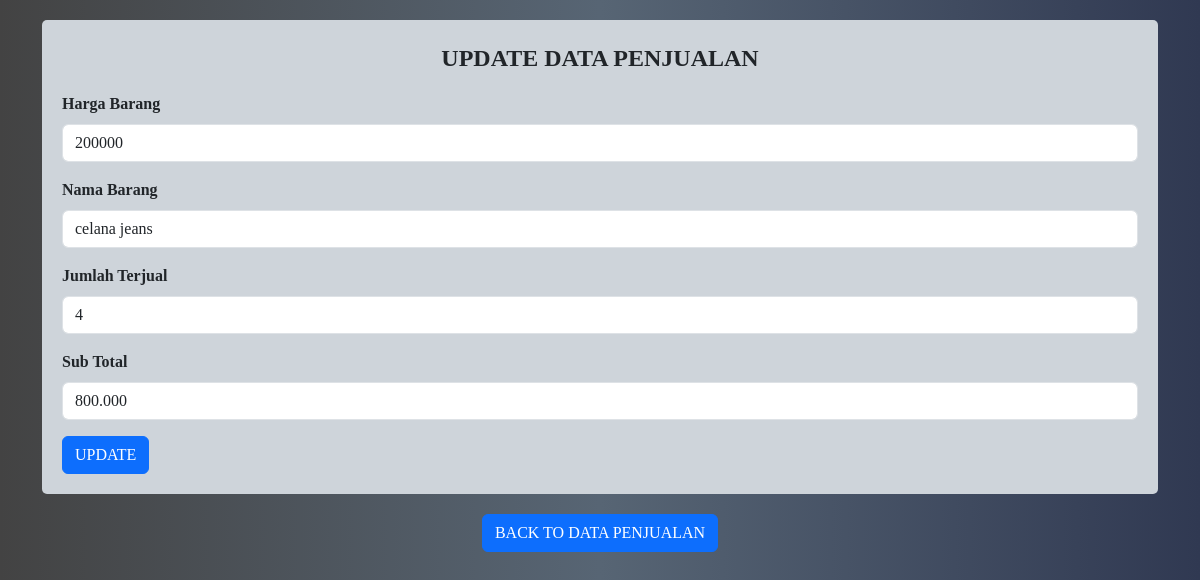
Screenshot of /Tabel/Penjualan/penjualan_update.php?id_transaksi=1 (signed in) with the database file from the repository.
### tables this page shows
CREATE TABLE `tb_penjualan` (
  `id_transaksi` int(50) NOT NULL,
  `harga_barang` varchar(100) NOT NULL,
  `nama_barang` varchar(100) NOT NULL,
  `jumlah_terjual` varchar(100) NOT NULL,
  `sub_total` varchar(50) NOT NULL
);

### Tabel/Penjualan/penjualan_update.php (the view, shortened to what this page needs)
<?php
include '../../backend/koneksi.php';
$row = null;
if (isset($_GET['id_transaksi'])) {
    $id = mysqli_real_escape_string($conn, $_GET['id_transaksi']);
    $sql = "SELECT * FROM tb_penjualan WHERE id_transaksi = $id";
    $result = mysqli_query($conn, $sql);
    if ($result && mysqli_num_rows($result) > 0) {
        $row = mysqli_fetch_assoc($result);
    } else {
        die("Data tidak ditemukan atau query gagal: " . mysqli_error($conn));
    }
}
?>
<!DOCTYPE html>
<html lang="en">
<head>
    <link href="https://cdn.jsdelivr.net/npm/bootstrap@5.3.3/dist/css/bootstrap.min.css" rel="stylesheet">
</head>
<body>
<div class="container">
    <?php if ($row): ?>
        <form action="penjualan_update.php" method="POST" class="bg-dark-subtle">
            <p class="text-center fw-bold fs-4">UPDATE DATA PENJUALAN</p>
            <div class="mb-3 mt-3">
                <label for="harga_barang" class="form-label fw-semibold">Harga Barang</label>
                <input type="text" class="form-control" id="harga_barang" name="harga_barang" step="0.01" value="<?php echo htmlspecialchars($row['harga_barang']); ?>" required>
            </div>
            <div class="mb-3">
                <label for="nama_barang" class="form-label fw-semibold">Nama Barang</label>
                <input type="text" class="form-control" id="nama_barang" name="nama_barang" value="<?php echo htmlspecialchars($row['nama_barang']); ?>" required>
            </div>
            <div class="mb-3">
                <label for="jumlah_terjual" class="form-label fw-semibold">Jumlah Terjual</label>
                <input type="number" class="form-control" id="jumlah_terjual" name="jumlah_terjual" value="<?php echo htmlspecialchars($row['jumlah_terjual']); ?>" required>
            </div>
            <div class="mb-3">
                <label for="sub_total" class="form-label fw-semibold">Sub Total</label>
                <input type="text" class="form-control" id="sub_total" name="sub_total" step="0.01" value="<?php echo htmlspecialchars($row['sub_total']); ?>" required>
            </div>
            <button type="submit" class="btn btn-primary" name="update">Update</button>
        </form>
        <div class="button">
            <a href="penjualan_lihat.php" class="btn btn-primary">Back to Data Penjualan</a>
        </div>
    <?php else: ?>
    <p>Data tidak ditemukan.</p>
    <?php endif; ?>
</div>
</body>
</html>

### Tabel/Penjualan/penjualan_update.php (style rules this page uses)
.container { font-family: "Times New Roman", Times, serif; }
.btn-primary { text-transform: uppercase; font-weight: 500; font-family:Cambria, Cochin, Georgia, Times, 'Times New Roman', serif; }
body { padding: 20px; background: linear-gradient(to right, #434343, #576574, #303952); }
.bg-dark-subtle { padding: 20px; border-radius: 5px; }
.fw-semibold { font-weight: 600; }
.button { text-align: center; margin-top: 20px; }

### rows the page displays
tb_penjualan: harga_barang "200000", nama_barang "celana jeans", jumlah_terjual "4", sub_total "800.000"
